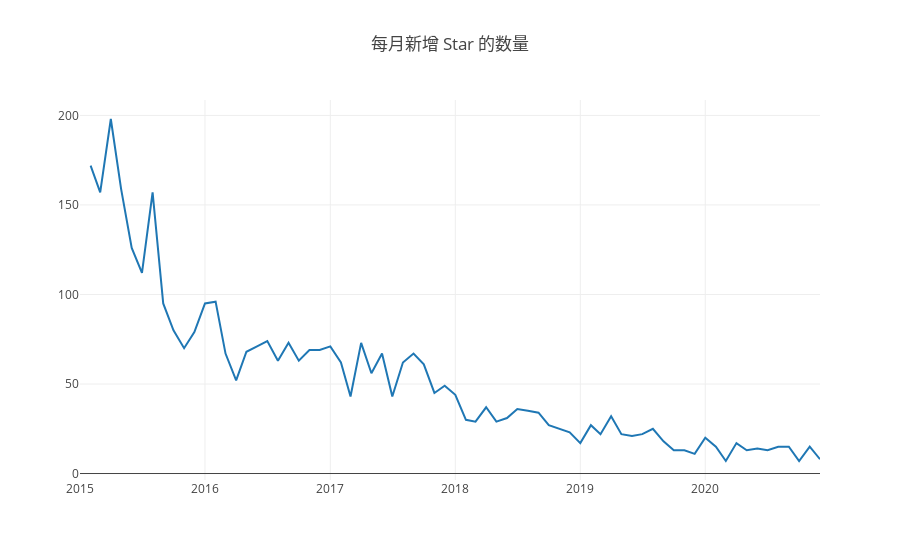

Notebook code for this chart:
### Code cell
openDigger.render.plotly(
    [
        {x: year_month_axis, y: stars_per_month, mode: 'scatter', name: 'star 数量'}
    ],
    {
        title: '每月新增 Star 的数量'
    }
)

### Figure 1 — Plotly figure (JSON) as saved in the notebook; plotly's stock layout.template omitted (floating-point values rounded to 4 significant figures)
{"data": [{"mode": "scatter", "name": "star 数量", "x": ["2015-1", "2015-2", "2015-3", "2015-4", "2015-5", "2015-6", "2015-7", "2015-8", "2015-9", "2015-10", "2015-11", "2015-12", "2016-1", "2016-2", "2016-3", "2016-4", "2016-5", "2016-6", "2016-7", "2016-8", "2016-9", "2016-10", "2016-11", "2016-12", "2017-1", "2017-2", "2017-3", "2017-4", "2017-5", "2017-6", "2017-7", "2017-8", "2017-9", "2017-10", "2017-11", "2017-12", "2018-1", "2018-2", "2018-3", "2018-4", "2018-5", "2018-6", "2018-7", "2018-8", "2018-9", "2018-10", "2018-11", "2018-12", "2019-1", "2019-2", "2019-3", "2019-4", "2019-5", "2019-6", "2019-7", "2019-8", "2019-9", "2019-10", "2019-11", "2019-12", "2020-1", "2020-2", "2020-3", "2020-4", "2020-5", "2020-6", "2020-7", "2020-8", "2020-9", "2020-10", "2020-11", "2020-12"], "y": [null, "172", "157", "198", "159", "126", "112", "157", "95", "80", "70", "79", "95", "96", "67", "52", "68", "71", "74", "63", "73", "63", "69", "69", "71", "62", "43", "73", "56", "67", "43", "62", "67", "61", "45", "49", "44", "30", "29", "37", "29", "31", "36", "35", "34", "27", "25", "23", "17", "27", "22", "32", "22", "21", "22", "25", "18", "13", "13", "11", "20", "15", "7", "17", "13", "14", "13", "15", "15", "7", "15", "8", "15"]}], "layout": {"autosize": true, "title": {"text": "每月新增 Star 的数量"}, "xaxis": {"autorange": true, "range": ["2015-01-01", "2020-12-01"], "type": "date"}, "yaxis": {"autorange": true, "range": [-3.611, 208.6], "type": "linear"}}}
